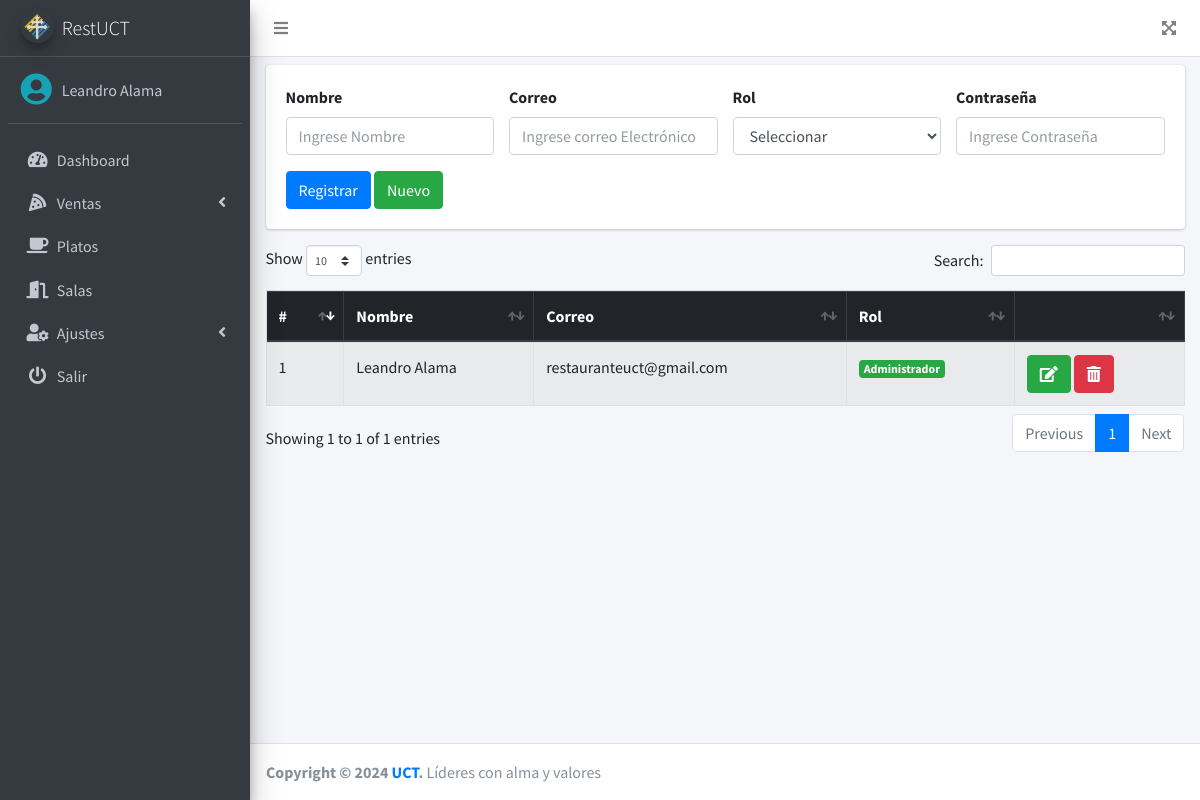
The app's page /src/usuarios.php (signed in) with its own data.
### tables this page shows
CREATE TABLE `usuarios` (
  `id` int(11) NOT NULL,
  `nombre` varchar(200) NOT NULL,
  `correo` varchar(200) NOT NULL,
  `pass` varchar(50) NOT NULL,
  `rol` int(11) NOT NULL,
  `estado` int(11) NOT NULL DEFAULT 1
);

### src/usuarios.php (the view, shortened to what this page needs)
<?php
include "../conexion.php";
include "includes/header.php";
?>
<div class="card">
    <div class="card-body">
        <form action="" method="post" autocomplete="off" id="formulario">
            <div class="row">
                <div class="col-md-3">
                    <div class="form-group">
                        <label for="nombre">Nombre</label>
                        <input type="text" class="form-control" placeholder="Ingrese Nombre" name="nombre" id="nombre">
                    </div>
                </div>
                <div class="col-md-3">
                    <div class="form-group">
                        <label for="correo">Correo</label>
                        <input type="correo" class="form-control" placeholder="Ingrese correo Electrónico" name="correo" id="correo">
                    </div>
                </div>
                <div class="col-md-3">
                    <div class="form-group">
                        <label for="rol">Rol</label>
                        <select id="rol" class="form-control" name="rol">
                            <option>Seleccionar</option>
                        </select>
                    </div>
                </div>
                <div class="col-md-3">
                    <div class="form-group">
                        <label for="pass">Contraseña</label>
                        <input type="password" class="form-control" placeholder="Ingrese Contraseña" name="pass" id="pass">
                    </div>
                </div>
            </div>
            <input type="submit" value="Registrar" class="btn btn-primary" id="btnAccion">
            <input type="button" value="Nuevo" class="btn btn-success" id="btnNuevo" onclick="limpiar()">
        </form>
    </div>
</div>
<div class="table-responsive">
    <table class="table table-hover table-striped table-bordered mt-2" id="tbl">
        <thead class="thead-dark">
            <tr>
                <th>#</th>
                <th>Nombre</th>
                <th>Correo</th>
                <th>Rol</th>
                <th></th>
            </tr>
        </thead>
        <tbody>
            <?php
            $query = mysqli_query($conexion, "SELECT * FROM usuarios WHERE estado = 1");
            $result = mysqli_num_rows($query);
            if ($result > 0) {
                while ($data = mysqli_fetch_assoc($query)) {
                    if ($data['rol'] == 1) {
                        $rol = '<span class="badge badge-success">Administrador</span>';
                    }else if($data['rol'] == 2){
                        $rol = '<span class="badge badge-info">Cocinero</span>';
                    }else{
                        $rol = '<span class="badge badge-warning">Mozo</span>';
                    }
                    ?>
                    <tr>
                        <td><?php echo $data['id']; ?></td>
                        <td><?php echo $data['nombre']; ?></td>
                        <td><?php echo $data['correo']; ?></td>
                        <td><?php echo $rol; ?></td>
                        <td>
                            <a href="#" onclick="editarUsuario(<?php echo $data['id']; ?>)" class="btn btn-success"><i class='fas fa-edit'></i></a>
                            <form action="eliminar.php?id=<?php echo $data['id']; ?>&accion=usuarios" method="post" class="confirmar d-inline">
                                <button class="btn btn-danger" type="submit"><i class='fas fa-trash-alt'></i> </button>
                            </form>
                        </td>
                    </tr>
            <?php }
            } ?>
        </tbody>
    </table>
</div>
<?php include_once "includes/footer.php"; ?>

### records on screen
usuarios: id "1", nombre "Leandro Alama", correo "restauranteuct@gmail.com", rol "Administrador"

### other values on screen
$_SESSION['nombre'] "Leandro Alama"
